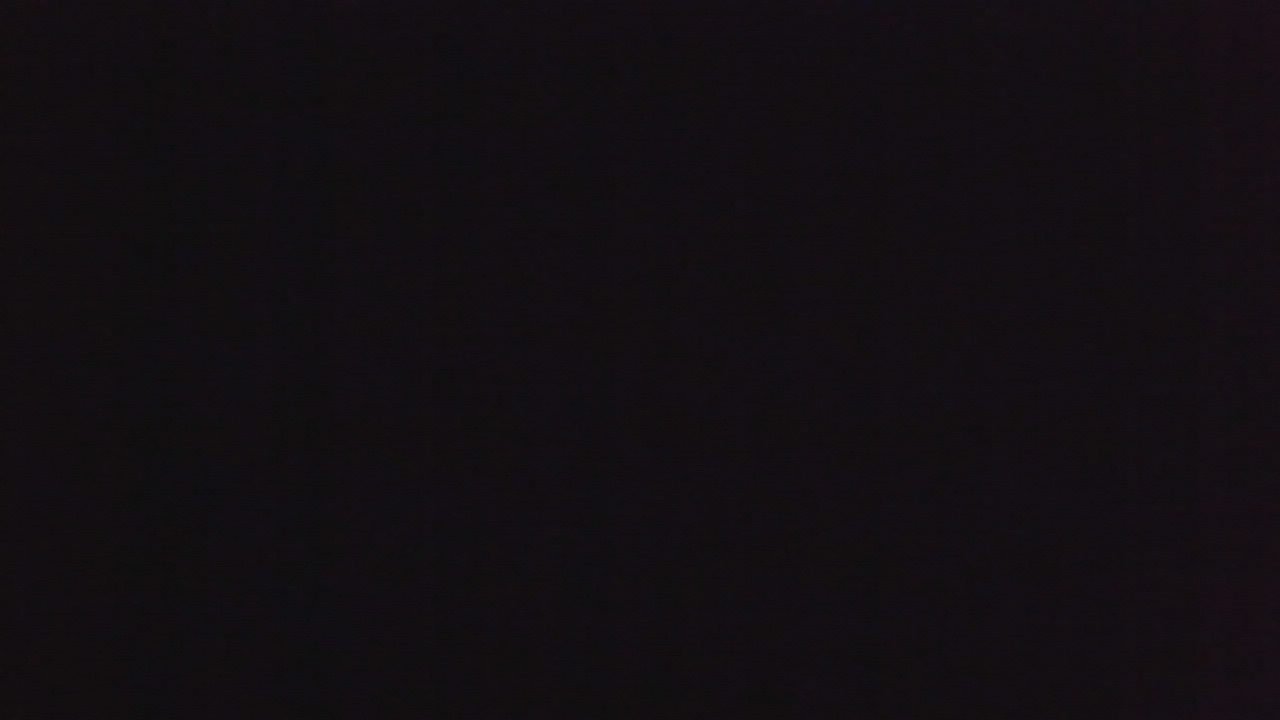
#> input picture backend/uploads/CAM01_32a5a0b4.jpg, 1280 x 720 px
$ python -i privacy.py   (imports and definitions only)
#> lines starting #> are read from the running program, lines starting #| are printed output that depends on the picture
"""Privacy-safe image derivatives for ANPR evidence.

This layer is intentionally separate from plate detection/OCR. It masks
faces/persons for display while keeping the original frame available only
through RBAC-protected evidence access.
"""
from __future__ import annotations

import datetime as dt
import json
import os
from dataclasses import dataclass

import cv2
import numpy as np


@dataclass
class PrivacyResult:
    privacy_image_path: str | None
    status: str
    metadata: dict


def _clamp_box(box, width, height):
    x = max(0, int(box.get("x", 0)))
    y = max(0, int(box.get("y", 0)))
    w = max(0, int(box.get("width", 0)))
    h = max(0, int(box.get("height", 0)))
    x2 = min(width, x + w)
    y2 = min(height, y + h)
    if x >= x2 or y >= y2:
        return None
    return {"x": x, "y": y, "width": x2 - x, "height": y2 - y}


def detect_faces(image_bgr):
    """Detect faces with OpenCV's bundled Haar cascade when available."""
    cascade_path = os.path.join(cv2.data.haarcascades, "haarcascade_frontalface_default.xml")
    detector = cv2.CascadeClassifier(cascade_path)
    if detector.empty():
        return []
    gray = cv2.cvtColor(image_bgr, cv2.COLOR_BGR2GRAY)
    boxes = detector.detectMultiScale(gray, scaleFactor=1.08, minNeighbors=4, minSize=(24, 24))
    return [{"x": int(x), "y": int(y), "width": int(w), "height": int(h)} for x, y, w, h in boxes]


def detect_persons(image_bgr):
    """Detect pedestrian/person regions using OpenCV's pretrained HOG detector."""
    height, width = image_bgr.shape[:2]
    if height < 96 or width < 64:
        return []
    hog = cv2.HOGDescriptor()
    hog.setSVMDetector(cv2.HOGDescriptor_getDefaultPeopleDetector())
    boxes, weights = hog.detectMultiScale(
        image_bgr,
        winStride=(8, 8),
        padding=(16, 16),
        scale=1.05,
    )
    regions = []
    for index, (x, y, w, h) in enumerate(boxes):
        confidence = float(weights[index]) if index < len(weights) else 0.0
        if confidence < 0.0:
            continue
        regions.append({"x": int(x), "y": int(y), "width": int(w), "height": int(h), "confidence": confidence})
    return regions


def _pixelate_region(image, box, blocks=9):
    x, y, w, h = box["x"], box["y"], box["width"], box["height"]
    roi = image[y:y + h, x:x + w]
    if roi.size == 0:
        return
    small_w = max(1, w // blocks)
    small_h = max(1, h // blocks)
    reduced = cv2.resize(roi, (small_w, small_h), interpolation=cv2.INTER_LINEAR)
    image[y:y + h, x:x + w] = cv2.resize(reduced, (w, h), interpolation=cv2.INTER_NEAREST)
    blurred = cv2.GaussianBlur(image[y:y + h, x:x + w], (0, 0), sigmaX=8, sigmaY=8)
    image[y:y + h, x:x + w] = blurred


def _restore_plate_regions(masked, original, plate_boxes):
    height, width = original.shape[:2]
    for raw_box in plate_boxes or []:
        box = _clamp_box(raw_box, width, height)
        if not box:
            continue
        pad_x = max(3, int(box["width"] * 0.08))
        pad_y = max(3, int(box["height"] * 0.18))
        x1 = max(0, box["x"] - pad_x)
        y1 = max(0, box["y"] - pad_y)
        x2 = min(width, box["x"] + box["width"] + pad_x)
        y2 = min(height, box["y"] + box["height"] + pad_y)
        masked[y1:y2, x1:x2] = original[y1:y2, x1:x2]


def mask_privacy_regions(image_bgr, plate_boxes=None):
    """Return a masked copy and metadata for an in-memory frame."""
    height, width = image_bgr.shape[:2]
    masked = image_bgr.copy()
    face_boxes = [_clamp_box(box, width, height) for box in detect_faces(image_bgr)]
    person_boxes = [_clamp_box(box, width, height) for box in detect_persons(image_bgr)]
    face_boxes = [box for box in face_boxes if box]
    person_boxes = [box for box in person_boxes if box]
    for box in person_boxes:
        _pixelate_region(masked, box, blocks=7)
    for box in face_boxes:
        _pixelate_region(masked, box, blocks=5)
    _restore_plate_regions(masked, image_bgr, plate_boxes or [])
    return masked, {
        "faces": len(face_boxes),
        "persons": len(person_boxes),
        "plate_regions_preserved": len(plate_boxes or []),
        "method": "opencv-haar-face-and-hog-person",
        "processed_at": dt.datetime.utcnow().isoformat() + "Z",
    }


def create_privacy_safe_derivative(source_path, output_path, plate_boxes=None):
    """Create a privacy-safe display image and never raise into the ANPR path."""
#> called with source_path = '../uploads/CAM01_32a5a0b4.jpg', output_path = 'out.png'
    try:
        original = cv2.imread(source_path)
#> original is the input picture: shape (720, 1280, 3); mean B, G, R 18.7, 14.6, 19.1
        if original is None:
            return PrivacyResult(None, "source_unreadable", {"error": "source_unreadable"})
        masked, metadata = mask_privacy_regions(original, plate_boxes or [])
#> in detect_faces, `gray = cv2.cvtColor(image_bgr, cv2.COLOR_BGR2GRAY)`:
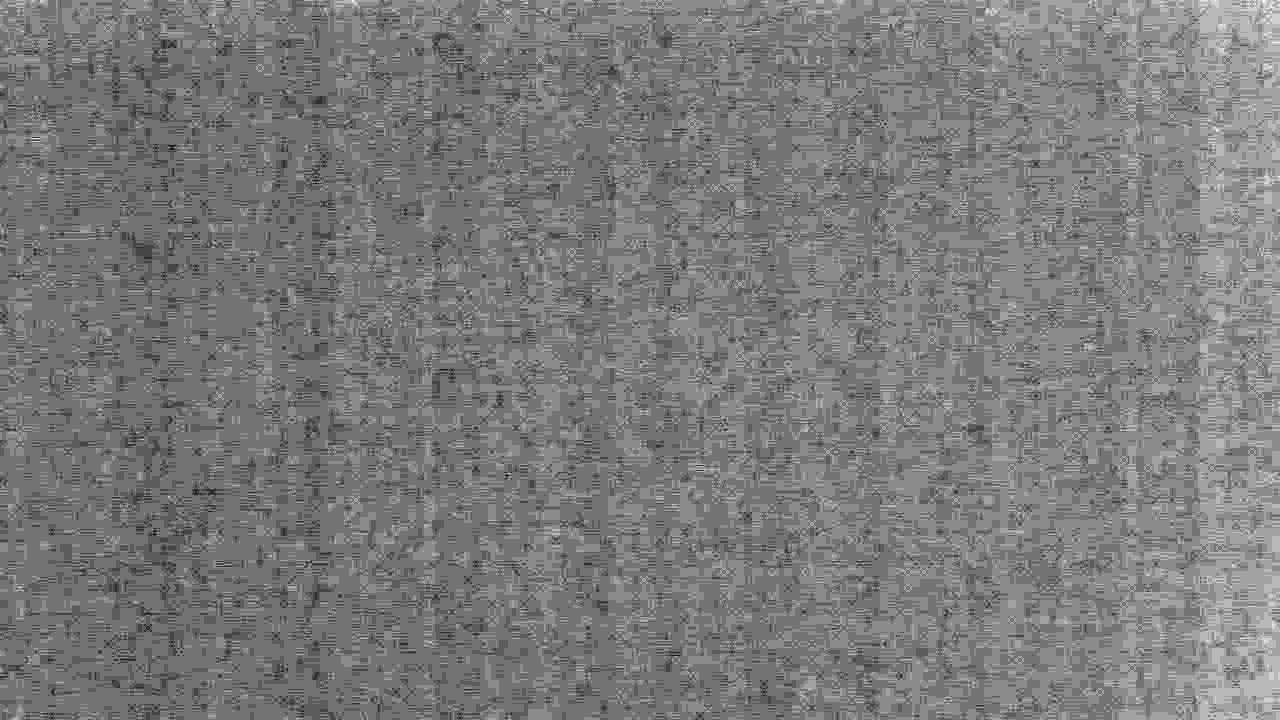
#> gray: shape (720, 1280); min 11, max 22, mean 16.3; drawn with min black and max white
#> in detect_faces, `boxes = detector.detectMultiScale(gray, scaleFactor=1.08, minNeighbors..`: boxes = ()
#> in mask_privacy_regions, `face_boxes = [_clamp_box(box, width, height) for box in detect_faces(i..`: face_boxes = []
#> in detect_persons, `boxes, weights = hog.detectMultiScale( image_bgr, winStride=(8, 8), pa..`: boxes = ()
#> after the loop in detect_persons, `for index, (x, y, w, h) in enumerate(boxes):`: regions = []
#> metadata = {'faces': 0, 'persons': 0, 'plate_regions_preserved': 0, 'method': 'opencv-haar-face-and-hog-person', 'processed_at': '2026-11-21T07:45:09.330541Z'}

        os.makedirs(os.path.dirname(output_path), exist_ok=True)
        if not cv2.imwrite(output_path, masked):
            return PrivacyResult(None, "write_failed", {"error": "write_failed"})
        return PrivacyResult(
            output_path,
            "processed",
            metadata,
        )
    except Exception as exc:  # pragma: no cover - exercised through failure-safety tests
        return PrivacyResult(None, "failed", {"error": str(exc)})


def metadata_json(metadata):
    return json.dumps(metadata or {}, sort_keys=True)

>>> result = create_privacy_safe_derivative('../uploads/CAM01_32a5a0b4.jpg', 'out.png')
